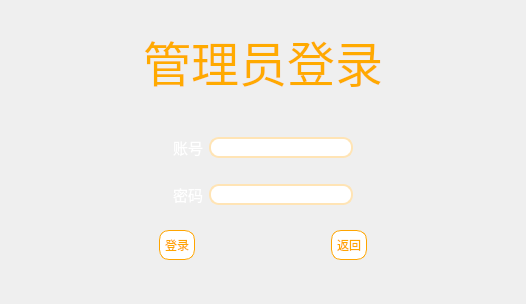
<?xml version="1.0" encoding="UTF-8"?>
<ui version="4.0">
 <class>TeacherLogin</class>
 <widget class="QWidget" name="TeacherLogin">
  <property name="geometry">
   <rect>
    <x>0</x>
    <y>0</y>
    <width>526</width>
    <height>304</height>
   </rect>
  </property>
  <property name="windowTitle">
   <string>管理员登录</string>
  </property>
  <layout class="QVBoxLayout" name="verticalLayout_2">
   <item>
    <spacer name="verticalSpacer">
     <property name="orientation">
      <enum>Qt::Vertical</enum>
     </property>
     <property name="sizeHint" stdset="0">
      <size>
       <width>20</width>
       <height>40</height>
      </size>
     </property>
    </spacer>
   </item>
   <item>
    <widget class="QLabel" name="label_3">
     <property name="font">
      <font>
       <family>方正舒体</family>
       <pointsize>36</pointsize>
      </font>
     </property>
     <property name="styleSheet">
      <string notr="true">
color: rgb(255, 170, 0);</string>
     </property>
     <property name="text">
      <string>管理员登录</string>
     </property>
     <property name="alignment">
      <set>Qt::AlignCenter</set>
     </property>
    </widget>
   </item>
   <item>
    <spacer name="verticalSpacer_2">
     <property name="orientation">
      <enum>Qt::Vertical</enum>
     </property>
     <property name="sizeHint" stdset="0">
      <size>
       <width>20</width>
       <height>40</height>
      </size>
     </property>
    </spacer>
   </item>
   <item>
    <widget class="QWidget" name="widget_5" native="true">
     <layout class="QVBoxLayout" name="verticalLayout">
      <item>
       <widget class="QWidget" name="widget_2" native="true">
        <layout class="QHBoxLayout" name="horizontalLayout_2">
         <item>
          <spacer name="horizontalSpacer">
           <property name="orientation">
            <enum>Qt::Horizontal</enum>
           </property>
           <property name="sizeHint" stdset="0">
            <size>
             <width>40</width>
             <height>20</height>
            </size>
           </property>
          </spacer>
         </item>
         <item>
          <widget class="QLabel" name="label">
           <property name="font">
            <font>
             <pointsize>11</pointsize>
            </font>
           </property>
           <property name="styleSheet">
            <string notr="true">color: rgb(255, 255, 255);</string>
           </property>
           <property name="text">
            <string>账号</string>
           </property>
          </widget>
         </item>
         <item>
          <widget class="QLineEdit" name="AccountEdit">
           <property name="styleSheet">
            <string notr="true">QLineEdit {
	border: 2px solid #FFE4B5; /* 边框宽度为1px，颜色为#A0A0A0 */
	border-radius: 10px; /* 边框圆角 */
	padding-left: 5px; /* 文本距离左边界有5px */
	background-color: 	#FFFFFF	; /* 背景颜色 */
	color: 	#000000; /* 文本颜色 */
	selection-background-color: #000000; /* 选中文本的背景颜色 */
	selection-color: #FFFFFF; /* 选中文本的颜色 */
	font-family: &quot;Microsoft YaHei&quot;; /* 文本字体族 */
	font-size: 10pt; /* 文本字体大小 */
}

QLineEdit:hover { /* 鼠标悬浮在QLineEdit时的状态 */
	border: 2px solid #FFA500;
	border-radius: 10px;
	background-color: #FFFFFF;
	color: 	#000000;
	selection-background-color: #000000;
	selection-color: #FFFFFF;
}

QLineEdit:read-only { /* QLineEdit在只读时的状态 */
	border: 2px solid 	#D2B48C;
	background-color: 	#D2B48C;
	color: 	#000000;
}</string>
           </property>
          </widget>
         </item>
         <item>
          <spacer name="horizontalSpacer_2">
           <property name="orientation">
            <enum>Qt::Horizontal</enum>
           </property>
           <property name="sizeHint" stdset="0">
            <size>
             <width>40</width>
             <height>20</height>
            </size>
           </property>
          </spacer>
         </item>
        </layout>
       </widget>
      </item>
      <item>
       <widget class="QWidget" name="widget" native="true">
        <layout class="QHBoxLayout" name="horizontalLayout">
         <item>
          <spacer name="horizontalSpacer_3">
           <property name="orientation">
            <enum>Qt::Horizontal</enum>
           </property>
           <property name="sizeHint" stdset="0">
            <size>
             <width>40</width>
             <height>20</height>
            </size>
           </property>
          </spacer>
         </item>
         <item>
          <widget class="QLabel" name="label_2">
           <property name="font">
            <font>
             <pointsize>11</pointsize>
            </font>
           </property>
           <property name="styleSheet">
            <string notr="true">color: rgb(255, 255, 255);</string>
           </property>
           <property name="text">
            <string>密码</string>
           </property>
          </widget>
         </item>
         <item>
          <widget class="QLineEdit" name="PasswordEdit">
           <property name="styleSheet">
            <string notr="true">QLineEdit {
	border: 2px solid #FFE4B5; /* 边框宽度为1px，颜色为#A0A0A0 */
	border-radius: 10px; /* 边框圆角 */
	padding-left: 5px; /* 文本距离左边界有5px */
	background-color: 	#FFFFFF	; /* 背景颜色 */
	color: 	#000000; /* 文本颜色 */
	selection-background-color: #000000; /* 选中文本的背景颜色 */
	selection-color: #FFFFFF; /* 选中文本的颜色 */
	font-family: &quot;Microsoft YaHei&quot;; /* 文本字体族 */
	font-size: 10pt; /* 文本字体大小 */
}

QLineEdit:hover { /* 鼠标悬浮在QLineEdit时的状态 */
	border: 2px solid #FFA500;
	border-radius: 10px;
	background-color: #FFFFFF;
	color: 	#000000;
	selection-background-color: #000000;
	selection-color: #FFFFFF;
}

QLineEdit:read-only { /* QLineEdit在只读时的状态 */
	border: 2px solid 	#D2B48C;
	background-color: 	#D2B48C;
	color: 	#000000;
}</string>
           </property>
           <property name="echoMode">
            <enum>QLineEdit::Password</enum>
           </property>
          </widget>
         </item>
         <item>
          <spacer name="horizontalSpacer_4">
           <property name="orientation">
            <enum>Qt::Horizontal</enum>
           </property>
           <property name="sizeHint" stdset="0">
            <size>
             <width>40</width>
             <height>20</height>
            </size>
           </property>
          </spacer>
         </item>
        </layout>
       </widget>
      </item>
      <item>
       <widget class="QWidget" name="widget_3" native="true">
        <layout class="QHBoxLayout" name="horizontalLayout_3">
         <item>
          <spacer name="horizontalSpacer_5">
           <property name="orientation">
            <enum>Qt::Horizontal</enum>
           </property>
           <property name="sizeHint" stdset="0">
            <size>
             <width>40</width>
             <height>20</height>
            </size>
           </property>
          </spacer>
         </item>
         <item>
          <widget class="QPushButton" name="Teacher_login">
           <property name="styleSheet">
            <string notr="true">QPushButton{
	font: 12pt &quot;幼圆&quot;;
    color: 	#FFA500;
    background-color: #FFFFFF;
    border-color: 	#FFA500;
    border-radius: 10px;
    border-style: solid;
    border-width: 1px;
    padding: 5px;
}

/**鼠标停留在按钮上的样式**/
QPushButton::hover{	
    color: #FFFFFF;
    background-color: #FFA500;
    border-color: #FFA500;
}

/**鼠标按压下去的样式**/
QPushButton::pressed,QPushButton::checked{
    color: #FFFFFF;
    background-color: #FF8C00;
	border-color: #FF8C00;
}</string>
           </property>
           <property name="text">
            <string>登录</string>
           </property>
          </widget>
         </item>
         <item>
          <spacer name="horizontalSpacer_6">
           <property name="orientation">
            <enum>Qt::Horizontal</enum>
           </property>
           <property name="sizeHint" stdset="0">
            <size>
             <width>40</width>
             <height>20</height>
            </size>
           </property>
          </spacer>
         </item>
         <item>
          <widget class="QPushButton" name="Teacher_exit">
           <property name="styleSheet">
            <string notr="true">QPushButton{
	font: 12pt &quot;幼圆&quot;;
    color: 	#FFA500;
    background-color: #FFFFFF;
    border-color: 	#FFA500;
    border-radius: 10px;
    border-style: solid;
    border-width: 1px;
    padding: 5px;
}

/**鼠标停留在按钮上的样式**/
QPushButton::hover{	
    color: #FFFFFF;
    background-color: #FFA500;
    border-color: #FFA500;
}

/**鼠标按压下去的样式**/
QPushButton::pressed,QPushButton::checked{
    color: #FFFFFF;
    background-color: #FF8C00;
	border-color: #FF8C00;
}</string>
           </property>
           <property name="text">
            <string>返回</string>
           </property>
          </widget>
         </item>
         <item>
          <spacer name="horizontalSpacer_7">
           <property name="orientation">
            <enum>Qt::Horizontal</enum>
           </property>
           <property name="sizeHint" stdset="0">
            <size>
             <width>40</width>
             <height>20</height>
            </size>
           </property>
          </spacer>
         </item>
        </layout>
       </widget>
      </item>
      <item>
       <spacer name="verticalSpacer_3">
        <property name="orientation">
         <enum>Qt::Vertical</enum>
        </property>
        <property name="sizeHint" stdset="0">
         <size>
          <width>20</width>
          <height>40</height>
         </size>
        </property>
       </spacer>
      </item>
     </layout>
    </widget>
   </item>
  </layout>
 </widget>
 <resources/>
 <connections/>
</ui>
